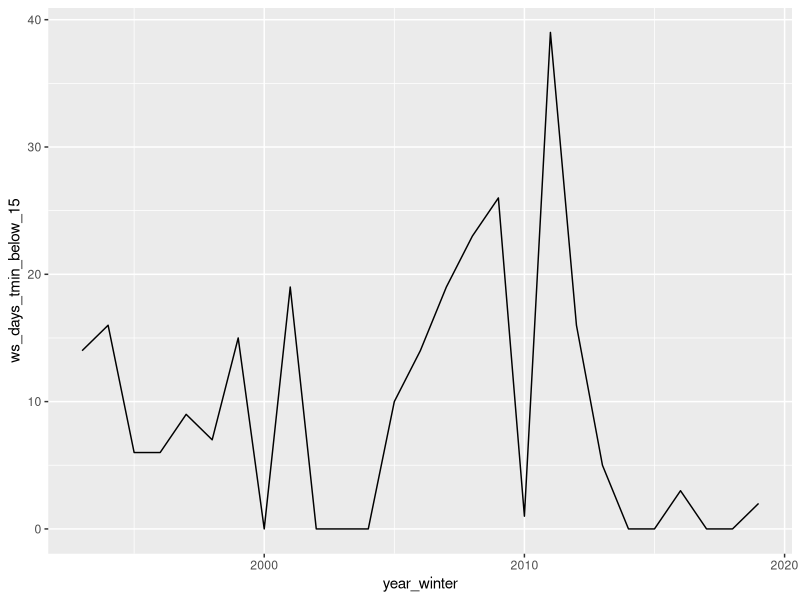
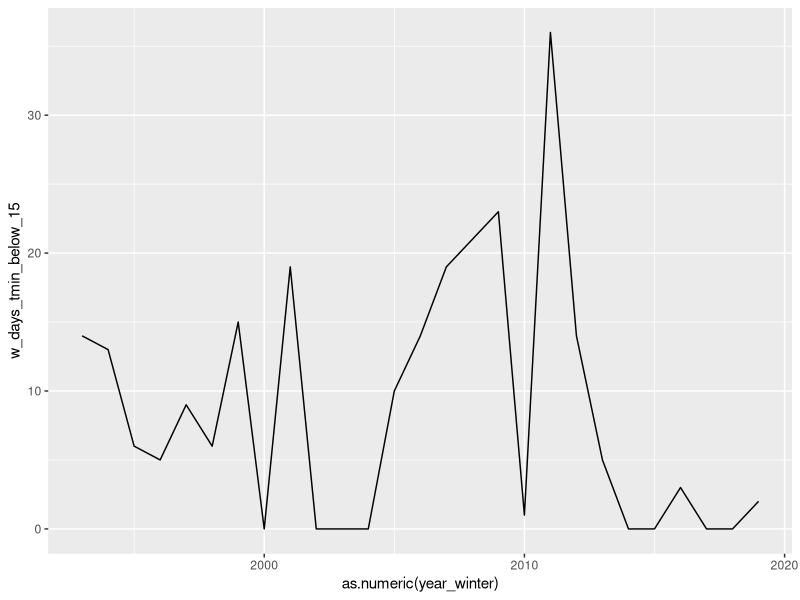
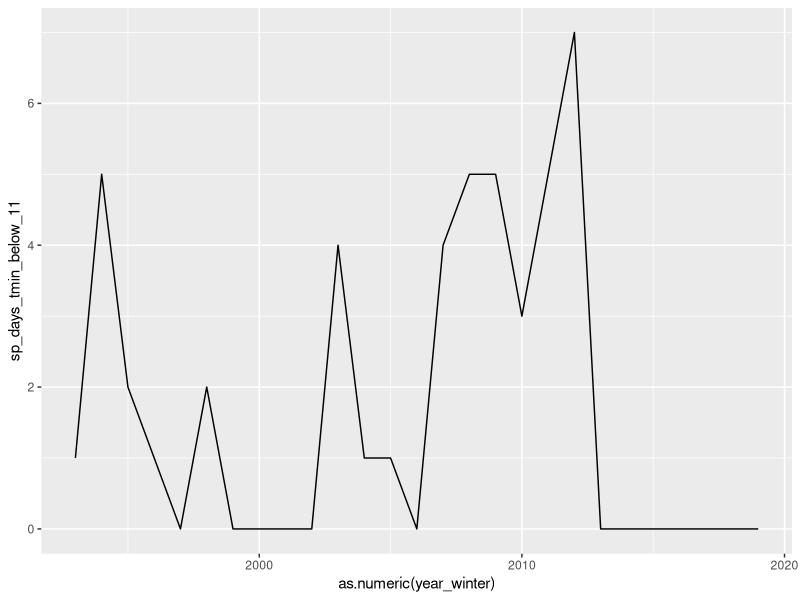
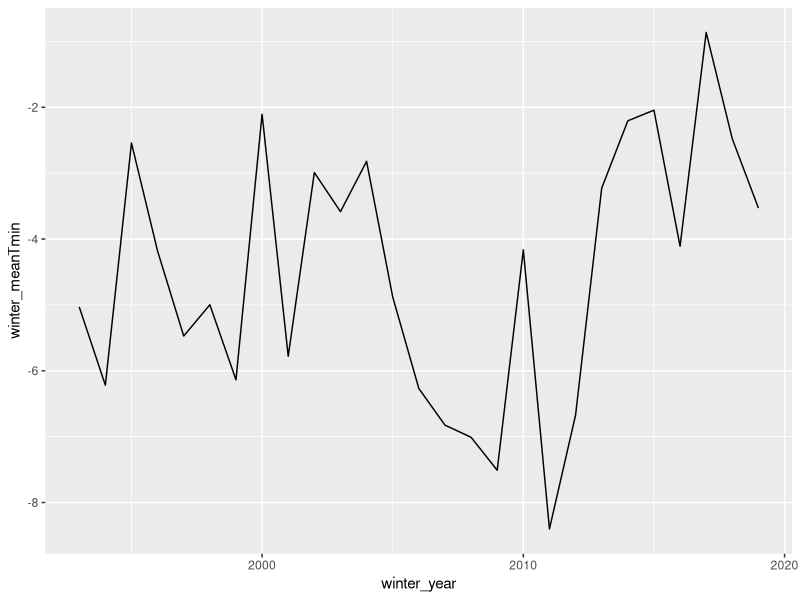
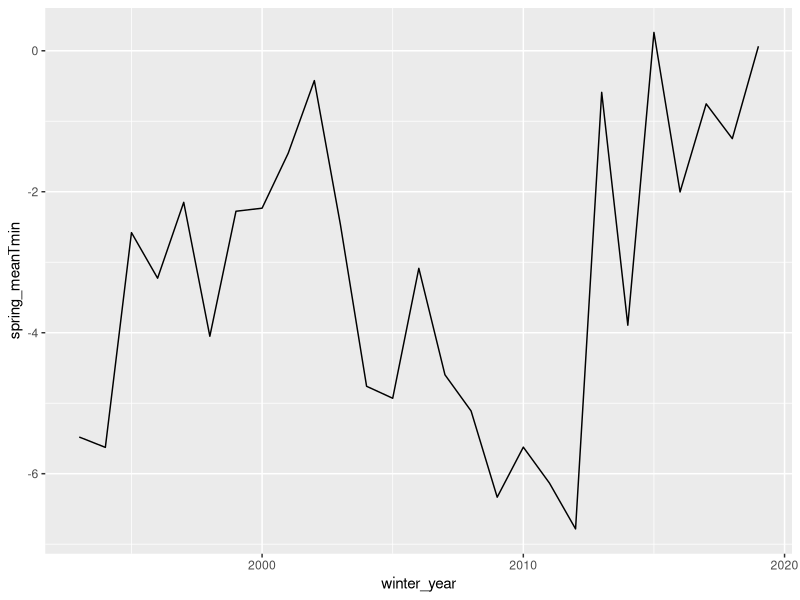
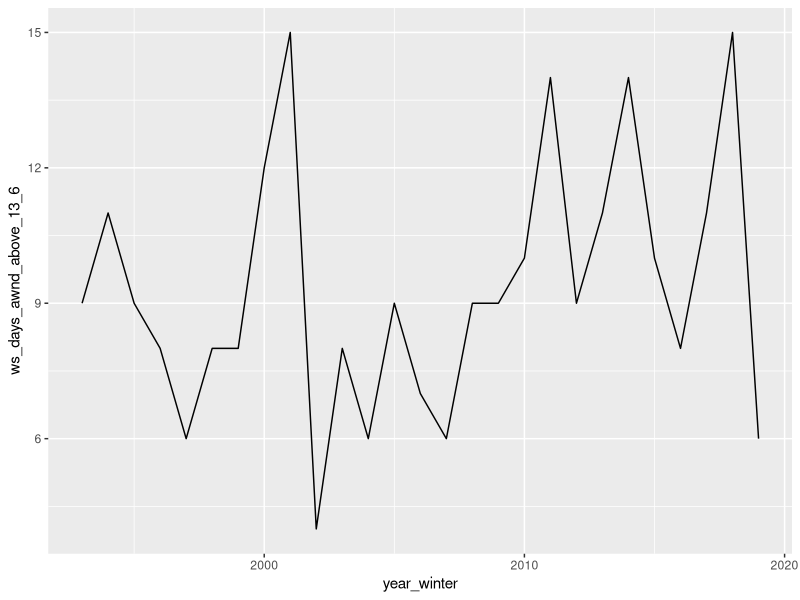
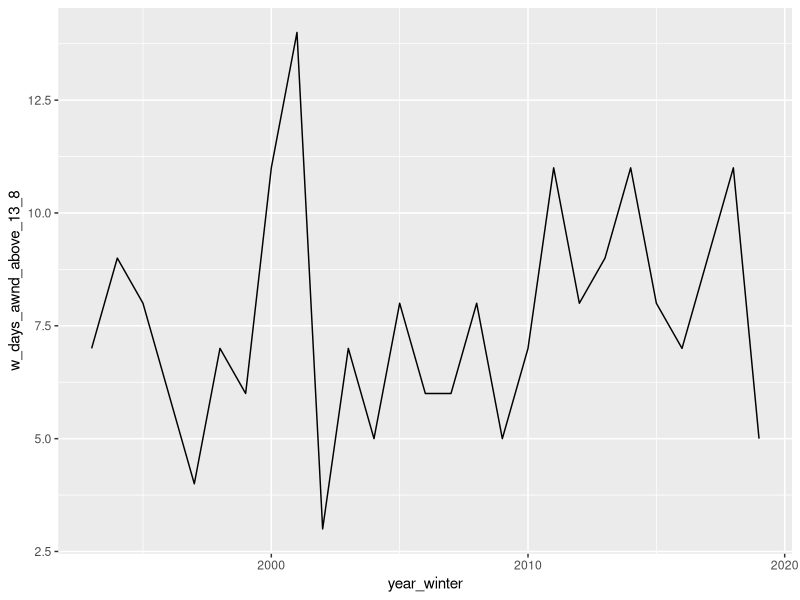
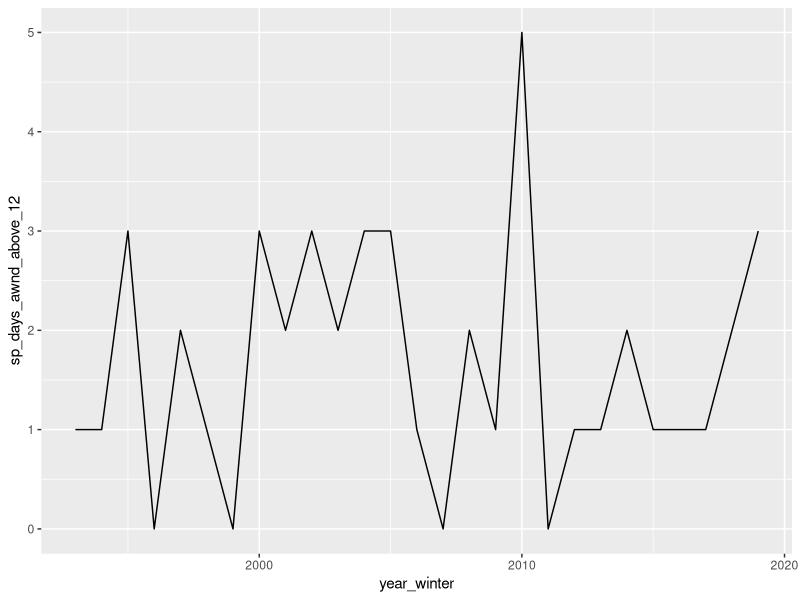

These charts were generated, in order, by the following R code: (Note: this script raises an error after producing the figures.)
# /code/02_preprocess_data/wx_st_paul/summarize_daily_st_paul_wx_[version date].R

# data source for St. Paul airport daily weather:
# https://www.ncdc.noaa.gov/cdo-web/search?datasetid=GHCND

# RStudio base dir "spei_abund_cross-seasonal"

# This code summarizes daily weather variables from the St. Paul Island, AK airport as per Petersen & Douglas (2004)
# 1. Data wrangling
# 2. Count number of "Extreme temp" days in Winter-spring: Nov-Apr
# 3. Count number of extreme temp days in winter: Nov-Mar
# 4. Count number of extreme temp days in spring: Apr
# 5. Calculate "Winter temp": mean daily min temp Nov to Mar
# 6. Calculate "Spring temp": mean min daily temp in April
# 7. Count number of "Extreme wind" days
# 8. Calculate "Winter winds": mean average daily wind speed Dec to Mar
# 9. Calculate "Spring winds": mean average wind speed in Apr
# 10. Compile St. Paul weather variables
# 11. Save data frame as csv "wx_st_paul_1993_2019.csv"

# got packages
library(tidyverse)

# load data
wx<-read.csv("weather_st_paul/data/wx_stpaul_19871201_20190730.csv", header=TRUE)
summary(wx)

# 1. Data wrangling ####
# format date
wx$DATE<-as.POSIXct(wx$DATE, format="%Y-%m-%d")
# numeric calendar year
wx$calYR<-as.numeric(format(as.Date(wx$DATE, format="%Y-%m-%d"), "%Y"))
# numeric month
wx$month<-as.numeric(format(as.Date(wx$DATE, format="%Y-%m-%d"), "%m")) 
# create winter_year variable: year of Nov in period Nov-Apr
wx$winter_year<-ifelse(wx$month>10, wx$calYR, wx$calYR-1) 
# reduce data set to only winter-spring months (Nov through April)
ws_wx<-wx %>% filter(!month %in% (5:10))
table (ws_wx$month)
# Subset years relevant to SPEI data: first breeding year is 1994, therefore first winter_year is 1993
ws_wx<-subset(ws_wx, winter_year>1992)
table(ws_wx$winter_year)

# 2. Count number of "Extreme temp" days winter-spring ####
# "Extreme temp" days = days colder than 5th percentile of min daily temp for the time series winter_year 1993-2019 for each winter (Nov-April)
# NB Petersen and Douglas (2004) used the period Dec-April, here I use Nov-April to stay consistent with sea ice variables

# Determine the 5th percentile value for daily min temperature
# Petersen and Douglas state the 5th percentile of data for the period 1950-2002 was -13C, update that percentile value with the longer time series of data
ws_pct5th_tmin<-quantile(ws_wx$TMIN, 0.05, na.rm=T) # outputs 5th percentile TMIN of all winter months 1993-2019 

# Create indicator for days with TMIN below 5th percentile 
ws_wx$extreme_temp<-ifelse(ws_wx$TMIN <= ws_pct5th_tmin & !is.na(ws_wx$TMIN),1,0) # NOTE NA days are removed here

# Count number of extreme low temp days Nov-Apr per winter_year
ws_extreme_temp<-aggregate(ws_wx$extreme_temp, by=list(as.character(ws_wx$winter_year)), 
                        FUN=sum)
# Rename columns
colnames(ws_extreme_temp)<-c("year_winter","ws_days_tmin_below_15")
# Make year_winter numeric
ws_extreme_temp$year_winter<-as.numeric(ws_extreme_temp$year_winter)
# Plot
p.ws_xtemp<-ggplot(ws_extreme_temp)+
  geom_line(aes(year_winter, ws_days_tmin_below_15)) 
p.ws_xtemp

# 3. Count number of extreme low temp days during winter, Nov-March
# Limit months to Nov-March
w_wx<-subset(ws_wx, month!=4)
table(w_wx$month)
# Calc 5th percentile TMIN for winter  months (Nov-Mar)
w_pct5th_tmin<-quantile(w_wx$TMIN, 0.05, na.rm=T) # outputs 5th percentile TMIN of all winter months 1993-2019 
# Create indicator variable for winter extreme low temp days
w_wx$extreme_temp<-ifelse(w_wx$TMIN <= w_pct5th_tmin & !is.na(w_wx$TMIN),1,0) # NOTE NA days are removed here
# Count extreme temp days by year
w_extreme_temp<-aggregate(w_wx$extreme_temp, by=list(as.character(w_wx$winter_year)), 
                        FUN=sum)
# Rename columns
colnames(w_extreme_temp)<-c("year_winter","w_days_tmin_below_15")
# Plot
p.w_xtemp<-ggplot(w_extreme_temp, aes(x=as.numeric(year_winter), y=w_days_tmin_below_15))+
  geom_line() 
p.w_xtemp

# 4. Count number of extreme low temp days April ####
sp_wx<-subset(ws_wx, month==4)
# Calc 5th percentile TMIN for winter  months (Apr)
sp_pct5th_tmin<-quantile(sp_wx$TMIN, 0.05, na.rm=T) # outputs 5th percentile TMIN of all winter months 1993-2019 
# Create indicator variable for winter extreme low temp days
sp_wx$extreme_temp<-ifelse(sp_wx$TMIN <= sp_pct5th_tmin & !is.na(sp_wx$TMIN),1,0) # NOTE NA days are removed here
# Count extreme temp days by year
sp_extreme_temp<-aggregate(sp_wx$extreme_temp, by=list(as.character(sp_wx$winter_year)), 
                          FUN=sum)
# Rename columns
colnames(sp_extreme_temp)<-c("year_winter","sp_days_tmin_below_11")
# Plot
sp.ws_xtemp<-ggplot(sp_extreme_temp)+
  geom_line(aes(as.numeric(year_winter), sp_days_tmin_below_11)) 
sp.ws_xtemp

# 5. Calculate "Winter temp": mean daily min temp Nov to Mar ####
# Note Petersen & Douglas (2004) use the period Dec-Mar, here I use Nov-Mar to stay consistent with sea ice data
# Remove April data
winterT<-subset(ws_wx, month != 4) 
table (winterT$month)

# Calculate mean TMIN for Nov-Mar in each year_winter
winter_temp<-aggregate(winterT$TMIN, by=list(as.character(winterT$winter_year)), FUN=mean, na.rm=TRUE)
colnames(winter_temp)<-c("winter_year", "winter_meanTmin")
winter_temp$winter_year<-as.numeric(winter_temp$winter_year)

# Plot it
p.winterT<-ggplot(winter_temp, aes(winter_year, winter_meanTmin))+
  geom_line()
p.winterT

# 6. Calculate "Spring temp": mean min daily temp in April ####
# Subset April data
springT<-subset(ws_wx, month==4)
table(springT$month)
# Calculate mean daily min temp in April for each winter_year
spring_temp<-aggregate(springT$TMIN, by=list(as.character(springT$winter_year)), FUN=mean, na.rm=TRUE)
colnames(spring_temp)<-c("winter_year", "spring_meanTmin")
spring_temp$winter_year<-as.numeric(spring_temp$winter_year)
# Plot it
p.springT<-ggplot(spring_temp, aes(winter_year, spring_meanTmin))+
  geom_line()
p.springT

# 7. Count number of "Extreme wind" days ####
# Determine the 95th percentile value for daily max wind speed
# Petersen and Douglas (2004) specify the 95% pctl AWND for period 1950-2002 as >= 15.0 m/sec
# Update that value to the period relevant to spec eider nest data: winter years 1993 to present
ws_pct95th_wind<-quantile(ws_wx$AWND, 0.95, na.rm=T) # outputs 5th percentile  

# Create indicator for days with AWND above 95th percentile 
ws_wx$extreme_wind<-ifelse(ws_wx$AWND >= ws_pct95th_wind & !is.na(ws_wx$AWND),1,0) # NOTE NA days are removed here

# Count number of extreme high wind days per winter_year
ws_extreme_wind<-aggregate(ws_wx$extreme_wind, by=list(as.character(ws_wx$winter_year)), 
                        FUN=sum)
# Rename columns
colnames(ws_extreme_wind)<-c("year_winter","ws_days_awnd_above_13_6")
# Make year_winter numeric
ws_extreme_wind$year_winter<-as.numeric(ws_extreme_temp$year_winter)
# Plot it
p.ws_xwind<-ggplot(ws_extreme_wind)+
  geom_line(aes(year_winter, ws_days_awnd_above_13_6)) 
p.ws_xwind


# 8. Count number of "Extreme wind" days winter, Nov-Mar ####
w_pct95th_wind<-quantile(w_wx$AWND, 0.95, na.rm=T) # outputs 5th percentile  

# Create indicator for days with AWND above 95th percentile 
w_wx$extreme_wind<-ifelse(w_wx$AWND >= w_pct95th_wind & !is.na(w_wx$AWND),1,0) # NOTE NA days are removed here

# Count number of extreme high wind days per winter_year
w_extreme_wind<-aggregate(w_wx$extreme_wind, by=list(as.character(w_wx$winter_year)), 
                           FUN=sum)
# Rename columns
colnames(w_extreme_wind)<-c("year_winter","w_days_awnd_above_13_8")
# Make year_winter numeric
w_extreme_wind$year_winter<-as.numeric(w_extreme_wind$year_winter)
# Plot it
p.w_xwind<-ggplot(w_extreme_wind)+
  geom_line(aes(year_winter, w_days_awnd_above_13_8)) 
p.w_xwind

# 9. Count number of "Extreme wind" days spring, April ####
sp_pct95th_wind<-quantile(sp_wx$AWND, 0.95, na.rm=T) # outputs 5th percentile  

# Create indicator for days with AWND above 95th percentile 
sp_wx$extreme_wind<-ifelse(sp_wx$AWND >= sp_pct95th_wind & !is.na(sp_wx$AWND),1,0) # NOTE NA days are removed here

# Count number of extreme high wind days per winter_year
sp_extreme_wind<-aggregate(sp_wx$extreme_wind, by=list(as.character(sp_wx$winter_year)), 
                          FUN=sum)
# Rename columns
colnames(sp_extreme_wind)<-c("year_winter","sp_days_awnd_above_12")
# Make year_winter numeric
sp_extreme_wind$year_winter<-as.numeric(sp_extreme_wind$year_winter)
# Plot it
p.sp_xwind<-ggplot(sp_extreme_wind)+
  geom_line(aes(year_winter, sp_days_awnd_above_12)) 
p.sp_xwind

# 10. Calculate "Winter winds": mean average daily wind speed Dec to Mar ####
winter_wind<-aggregate(winterT$AWND, by=list(as.character(winterT$winter_year)), 
                       FUN=mean, na.rm=TRUE)
colnames(winter_wind)<-c("winter_year", "winter_meanWind")
winter_wind$winter_year<-as.numeric(winter_wind$winter_year)
p.winterwind<-ggplot(winter_wind, aes(winter_year, winter_meanWind))+
  geom_line()
p.winterwind

# 11. Calculate "Spring winds": mean average wind speed in Apr ####
spring_wind<-aggregate(springT$AWND, by=list(as.character(springT$winter_year)), FUN=mean, na.rm=TRUE)
colnames(spring_wind)<-c("winter_year", "spring_meanWind")
spring_wind$winter_year<-as.numeric(spring_wind$winter_year)

# Plot it
p.springwind<-ggplot(spring_wind, aes(winter_year, spring_meanWind))+
  geom_line()
p.springwind

# 12. Compile St. Paul weather variables
wx_st_paul_1993_2019<-cbind(ws_extreme_temp,
                            w_extreme_temp[2],
                            sp_extreme_temp[2],
                            winter_temp[2],
                            spring_temp[2],
                            ws_extreme_wind[2],
                            w_extreme_wind[2],
                            sp_extreme_wind[2],
                            winter_wind[2],
                            spring_wind[2])


# 13. Save data frame as csv
write.csv(wx_st_paul_1993_2019, "weather_st_paul/output/wx_st_paul_1993_2019.csv")
